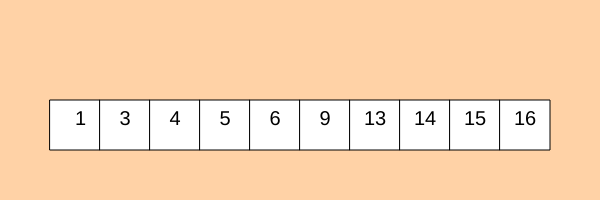
Frame 1 (no input)
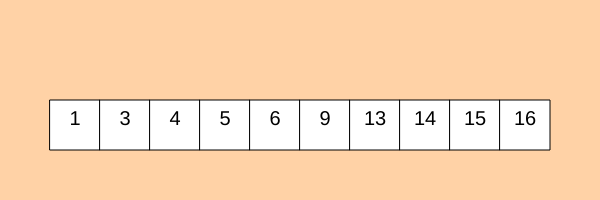
Frame 60 (no input)
Frame 120 (the mouse pressed at the canvas centre since frame 60): identical to frame 60, image omitted

The p5.js sketch that drew these frames (run headless with seeded random() and noise() and a simulated clock; from frame 60 on, the mouse is pressed at the canvas centre):

// p5.js sketch
// ── sketch.js
const arr = [];
let rectW = 50;
let spacin = (600 - 10 * 50) / 2;
let offset = 10;
let searchedVal;
let mid;

function setup() {
  createCanvas(600, 200);
  input = createInput();
  input.size(60);
  input.position(5, height + 1);

  button = createButton("search");
  button.position(input.x + input.width, input.y);
  button.mousePressed(search);

  let set = new Set();

  let i = 0;
  while (i != 10) {
    let randVal = floor(random(20));
    if (!set.has(randVal)) {
      arr[i] = randVal;
      i++;
    }
    set.add(randVal);
  }
  arr.sort(function (a, b) {
    return a - b;
  });
}

async function search() {
  button.attribute("disabled", "");
  loop();
  searchedVal = input.value();
  let inx = await binarySearch(arr, 0, arr.length - 1, searchedVal);
  noLoop();
  let msg;
  if (inx == -1) {
    msg = searchedVal + " is not exist in the array";
  } else {
    msg = "The value " + searchedVal + " is found at index " + inx;
  }
  await sleep(10);
  textSize(20);
  fill(0);
  strokeWeight(2);
  text(msg + ".", width / 2, 70);
  textAlign(CENTER);
  button.removeAttribute("disabled");
}

async function binarySearch(arr, start, end, x) {
  mid = floor((start + end) / 2);
  await sleep(1000);
  if (start <= end) {
    if (x == arr[mid]) return await mid;
    else if (x > arr[mid]) return await binarySearch(arr, mid + 1, end, x);
    else if (x < arr[mid]) return await binarySearch(arr, start, mid - 1, x);
  } else {
    mid = -1;
    return -1;
  }
}

function sleep(ms) {
  return new Promise((resolve) => setTimeout(resolve, ms));
}

function draw() {
  background("#ffd2a6");

  for (let i = 0; i < 10; i++) {
    if (i == mid) {
      fill("#7FFFBF");
    } else {
      fill(255);
    }
    rect(i * rectW + spacin, height / 2, rectW, rectW);
    textSize(rectW * 0.4);
    fill(0);
    strokeWeight(1);
    text(arr[i], i * rectW + (3 * rectW) / 2, height / 2 + rectW / 2);
    textAlign(CENTER);
  }
}
